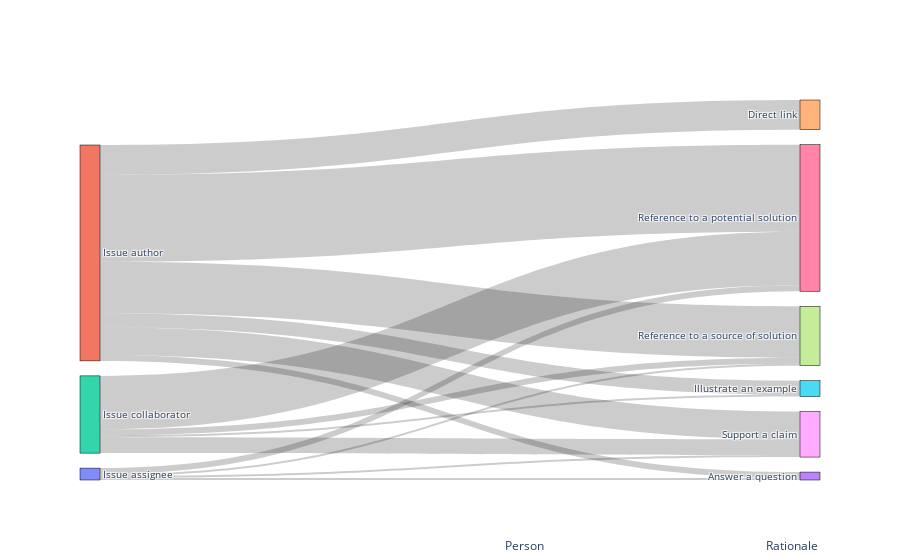

The cell this chart's notebook holds for it:
### Code cell
# Create Sankey diagrams for the two sets of data
fig = go.Figure(data=[
    create_sankey(iss_who_rationale),
])

# Set layout
layer_annotations = [

    dict(
        x=0.6,  # Adjust the x-coordinate based on your layout
        y=-0.2,  # Adjust the y-coordinate based on your layout
        xref="paper",
        yref="paper",
        text="Person",
        showarrow=False,
        font=dict(size=12)
    ),
    dict(
        x=1,  # Adjust the x-coordinate based on your layout
        y=-0.2,  # Adjust the y-coordinate based on your layout
        xref="paper",
        yref="paper",
        text="Rationale",
        showarrow=False,
        font=dict(size=12)
    ),
]
fig.update_layout( font_size=10, annotations=layer_annotations)

# Show the plot
fig.show()

### Figure 1 — Plotly figure (JSON) as saved in the notebook; plotly's stock layout.template omitted (floating-point values rounded to 4 significant figures)
{"data": [{"link": {"label": ["(16.67%)", "(0.00%)", "(0.00%)", "(50.00%)", "(16.67%)", "(16.67%)", "(2.75%)", "(13.76%)", "(6.42%)", "(40.37%)", "(23.85%)", "(12.84%)", "(0.00%)", "(0.00%)", "(2.56%)", "(69.23%)", "(7.69%)", "(20.51%)"], "source": [0, 0, 0, 0, 0, 0, 1, 1, 1, 1, 1, 1, 2, 2, 2, 2, 2, 2], "target": [3, 4, 5, 6, 7, 8, 3, 4, 5, 6, 7, 8, 3, 4, 5, 6, 7, 8], "value": [1, 0, 0, 3, 1, 1, 3, 15, 7, 44, 26, 14, 0, 0, 1, 27, 3, 8]}, "node": {"label": ["Issue assignee", "Issue author", "Issue collaborator", "Answer a question", "Direct link", "Illustrate an example", "Reference to a potential solution", "Reference to a source of solution", "Support a claim"], "line": {"color": "black", "width": 0.5}, "pad": 15, "thickness": 20}, "type": "sankey"}], "layout": {"annotations": [{"font": {"size": 12}, "showarrow": false, "text": "Person", "x": 0.6, "xref": "paper", "y": -0.2, "yref": "paper"}, {"font": {"size": 12}, "showarrow": false, "text": "Rationale", "x": 1, "xref": "paper", "y": -0.2, "yref": "paper"}], "font": {"size": 10}}}
